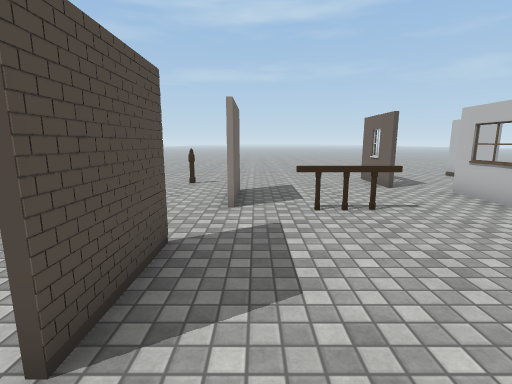
View 1 (above)

24 first-person views from a walk through a scene from a Unity 3-D project. The camera is 1.5 m above the floor, tilts 10° down and sees 85° across. Doors are open. The floor is counted in squares, 1 m on a side. Each view is taken from the middle of a square. On the plan, view 1 faces up. The plan holds only what a view shows up to about 14 squares ahead; the rest is blank. The place goes on beyond the plan. The player is left out. Some surface patterns are stand-ins.

View 2
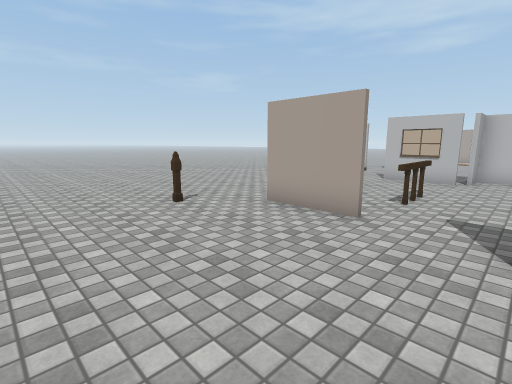

View 3
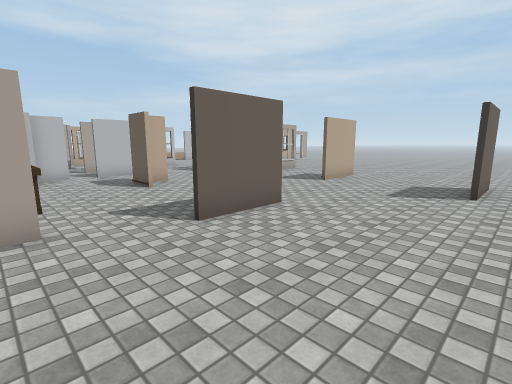

View 4
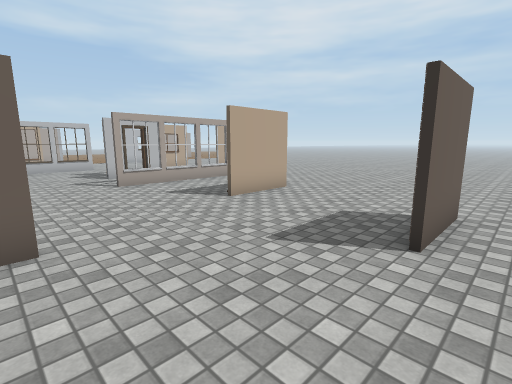

View 5
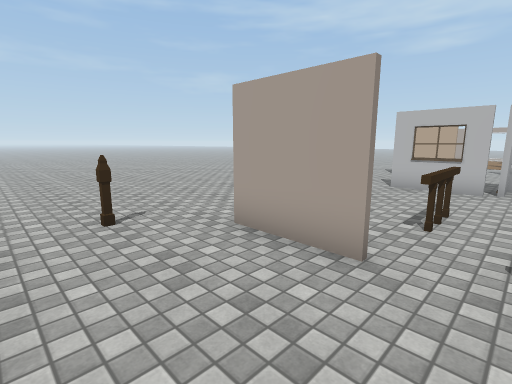

View 6
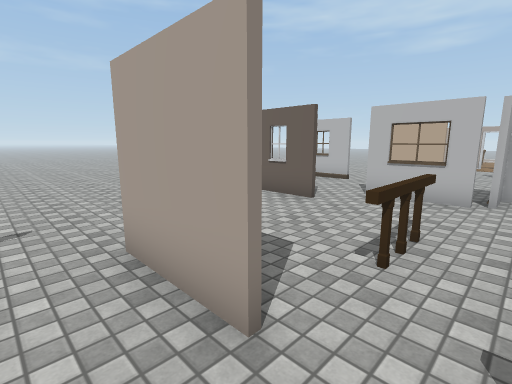

View 7
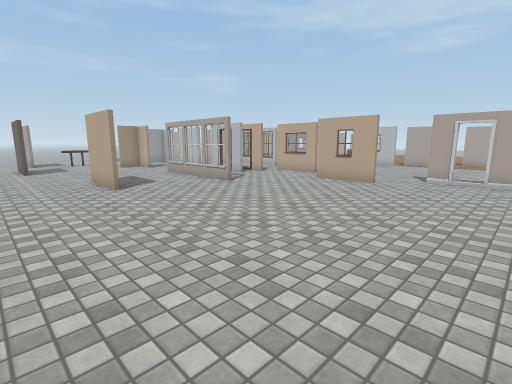

View 8
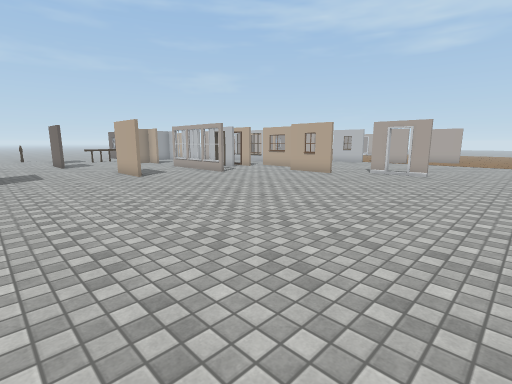

View 9
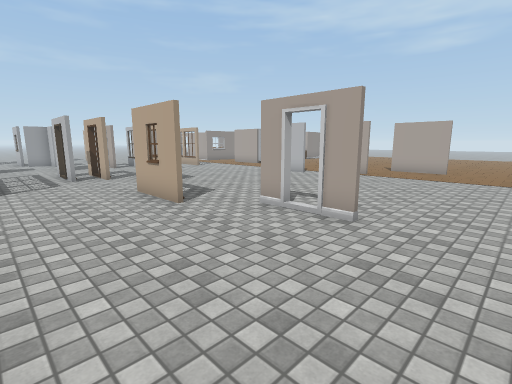

View 10
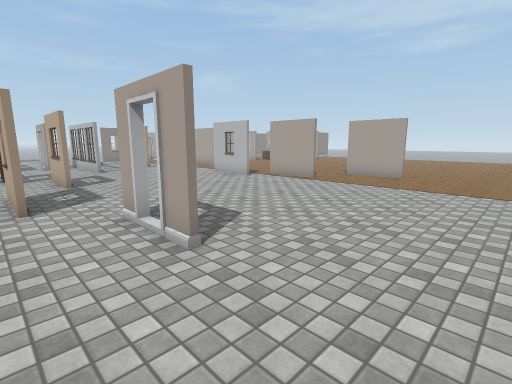

View 11
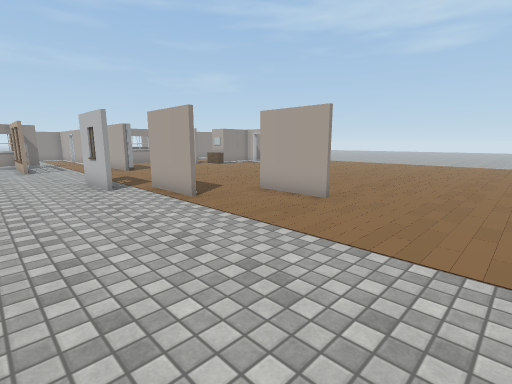

View 12
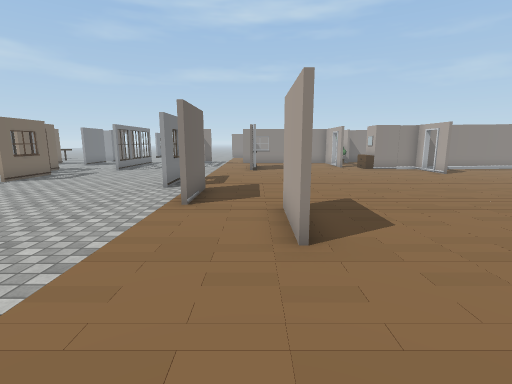

View 13
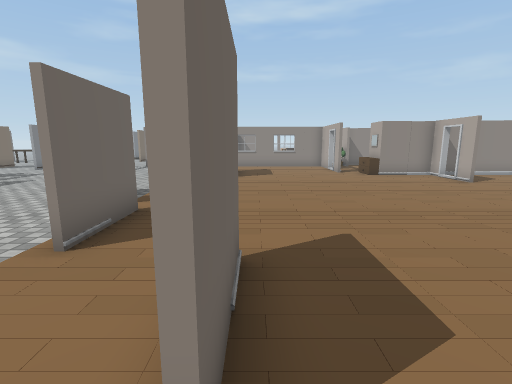

View 14
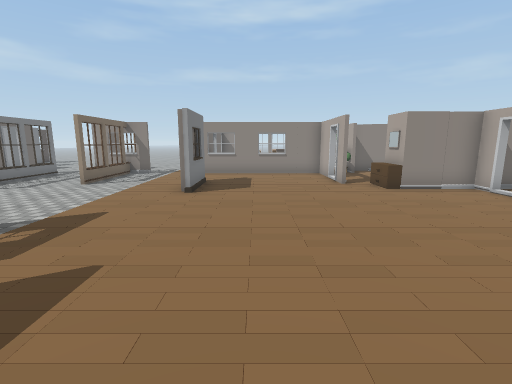

View 15
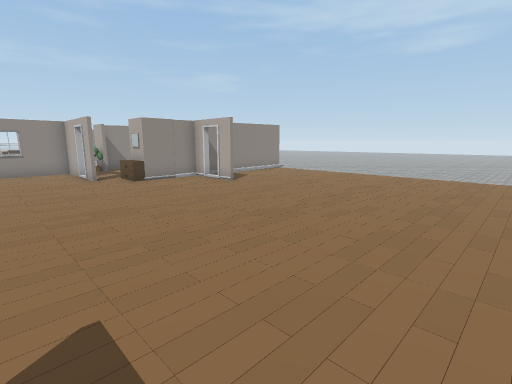

View 16
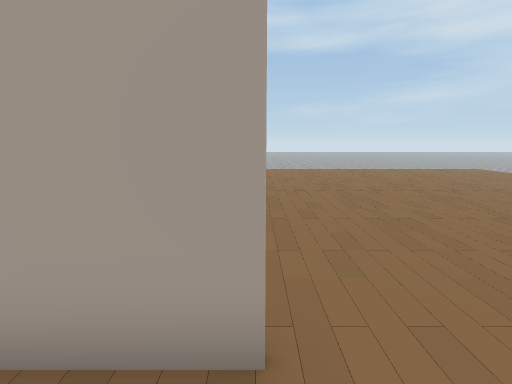

View 17
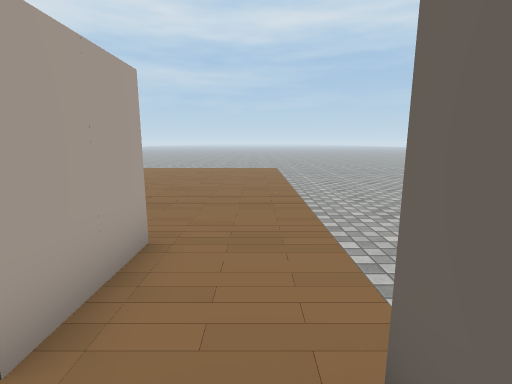

View 18
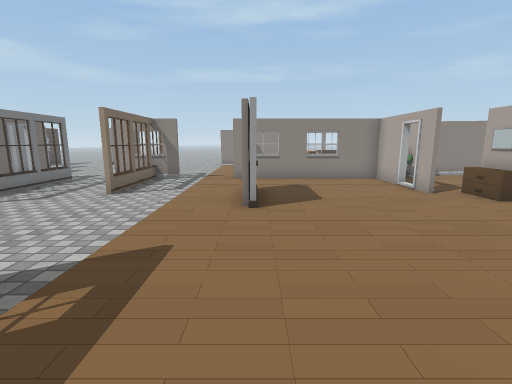

View 19
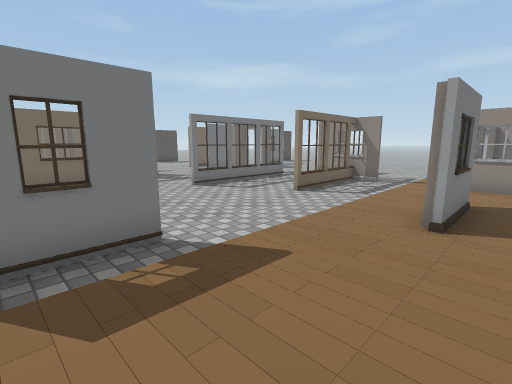

View 20
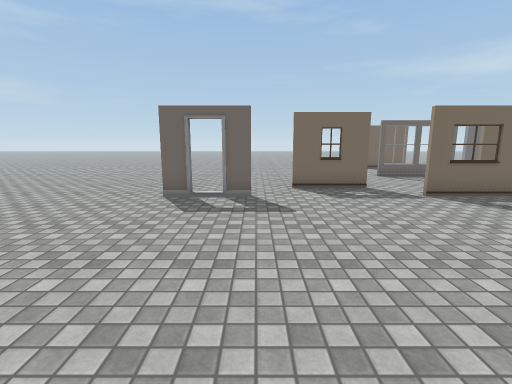

View 21
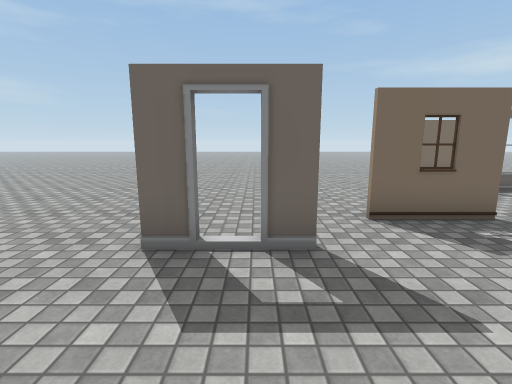

View 22
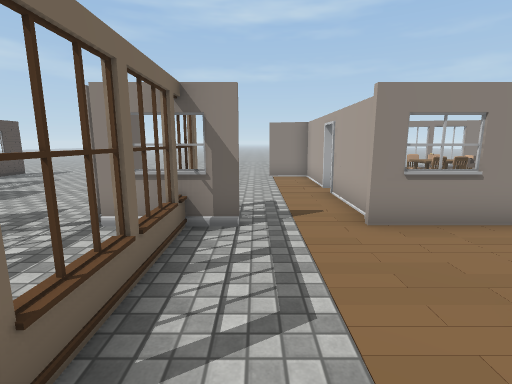

View 23
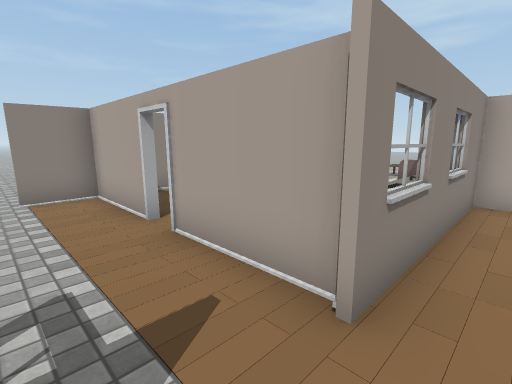

View 24
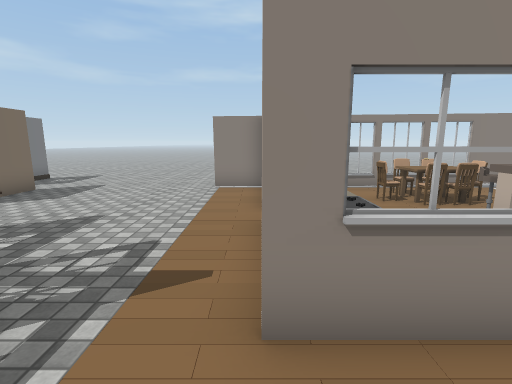

### Floor plan
Points are (right, up) in squares from view 1. A wall is a line through its corners. A room is listed if a view was taken in it or the views show most of it. See-through windows are left out.
Room 1 (views 1, 2, 3, 4, 5, 6)
walls: (9, 10.5) (9, 12.1); (4.5, 9.2) (4.5, 11.9); (4.6, 11.9) (4.6, 10.4); (9, 12.4) (9, 13.1); (9.2, 13.1) (9.2, 12.1); (10.8, 10.1) (10.8, 8.7); (6, 5.9) (6, 8.5); (10.6, 7.5) (10.6, 9.5); (7.5, 4.2) (7.5, 5.5) (6.2, 5.5); (13, 5.4) (13, 3.1); (-0.5, 8.8) (-0.5, 6.4); (3.1, 2.9) (4.6, 2.9); (-0.7, 6.4) (-0.7, 9); (4.5, 1.5) (4.5, 2.2); (-1.3, 4.1) (-1.3, 1.5); (18, 10.4) (16.5, 10.4); (18.3, 7.1) (18.3, 10.5); (-1.5, 1.5) (-1.5, 4.1); (18.3, 4.5) (18.3, 6.4); (6.5, -2.8) (6.5, -1.8); (7.7, -3) (7.7, -2.1); (4.2, -2.9) (4.2, -4.5); (6.5, -4.4) (6.5, -3.5); (7.7, -4.8) (7.7, -3.9); (0.2, -4) (0.2, -5.5); (4.1, -6.5) (4.1, -1.4); (0, -5.6) (0, -3)
ways out: opening at (-6, -3.5) to room 2; opening at (-0.4, -5.9) to room 2; opening at (6.5, 2.5) to room 2; opening at (7, 0) to room 2; opening at (16.5, 3.5) to room 2; gap at (4, -5) to room 2; opening at (10.5, 6.2) to room 3; gap at (8, 4) to room 3; open door at (18, 6.5); gap at (24.5, 11)
objects: other object (-2, 10); other object (1, 6) to (3, 6)
Room 2 (views 7, 8, 9, 10, 11, 12, 13, 14, 15, 16, 17, 18, 19, 20, 21, 22, 23, 24)
walls: (9.2, -12.1) (9.2, -13); (9, -13) (9, -12.1); (9.2, -13.8) (9.2, -14.8); (15.8, -8.6) (15.8, -6); (7.5, -10.9) (7.5, -8.3); (9, -7.3) (9, -4.6); (9, -14.8) (9, -13.8); (17.2, -11.4) (17.2, -8.8); (7.6, -8.1) (7.6, -10.8); (17.3, -8.8) (17.3, -11.4); (16, -6) (16, -8.6); (9.2, -4.6) (9.2, -7.3); (19.8, -11.5) (19.8, -14.1); (19.6, -14.1) (19.6, -11.5); (7.8, -3.9) (7.8, -4.8); (11.3, -0.9) (11.3, 0.4); (4.2, -4.5) (4.2, -6.4); (18.8, -0.4) (18.8, -1.3); (19, -0.1) (19, -2.6); (7.5, 1.7) (7.5, 3.4); (11.4, 2.5) (11.4, -2.6); (15.7, 2.9) (13.1, 2.9); (14.7, 4.2) (14.7, -0.9); (18.3, 3.1) (18.3, 4.5); (24.2, -0.8) (24.2, 0.1); (25.8, -2) (25.8, -1.5); (24.2, 0.9) (24.2, 2.9) (18, 2.9); (28.2, -4.5) (28.2, -3.5); (-5, -4.8) (-5, -2.1); (28.2, -2.8) (28.2, -1.9) (25.3, -1.9)
low walls: (25.3, -1.9) (25.3, -0.5)
ways out: opening at (-6, -3.5) to room 1; opening at (-0.4, -5.9) to room 1; opening at (6.5, 2.5) to room 1; opening at (7, 0) to room 1; opening at (16.5, 3.5) to room 1; gap at (4, -5) to room 1; opening at (10.5, 3) to room 3; open door at (28, -3); gap at (9, -13.5); gap at (11, -1); gap at (15, 2); gap at (24, 0.5)
Room 3 (no view inside)
walls: (9.9, 3.2) (9.9, 2.6); (7.6, 5) (7.6, 4.2); (9.8, 2.6) (9.8, 3.2)
ways out: opening at (10.5, 6.2) to room 1; gap at (8, 4) to room 1; opening at (10.5, 3) to room 2

Positions as (right, up) in squares from view 1, and headings:
1: (0, 0), facing up
2: (-6, 4), facing up-right
3: (-6, 7), facing down-right
4: (-6, 2), facing down-right
5: (-4, 5), facing up-right
6: (-2, 5), facing up-right
7: (-3, -15), facing up-right
8: (-5, -18), facing up-right
9: (4, -17), facing up-right
10: (7, -18), facing up-right
11: (13, -18), facing up-right
12: (19, -18), facing up
13: (20, -15), facing up
14: (21, -11), facing up
15: (21, -13), facing up-right
16: (18, -14), facing right
17: (18, -10), facing down
18: (19, -9), facing up
19: (20, -8), facing up-left
20: (17, -12), facing left
21: (13, -13), facing left
22: (16, -2), facing up
23: (16, 2), facing up-right
24: (18, 1), facing up
